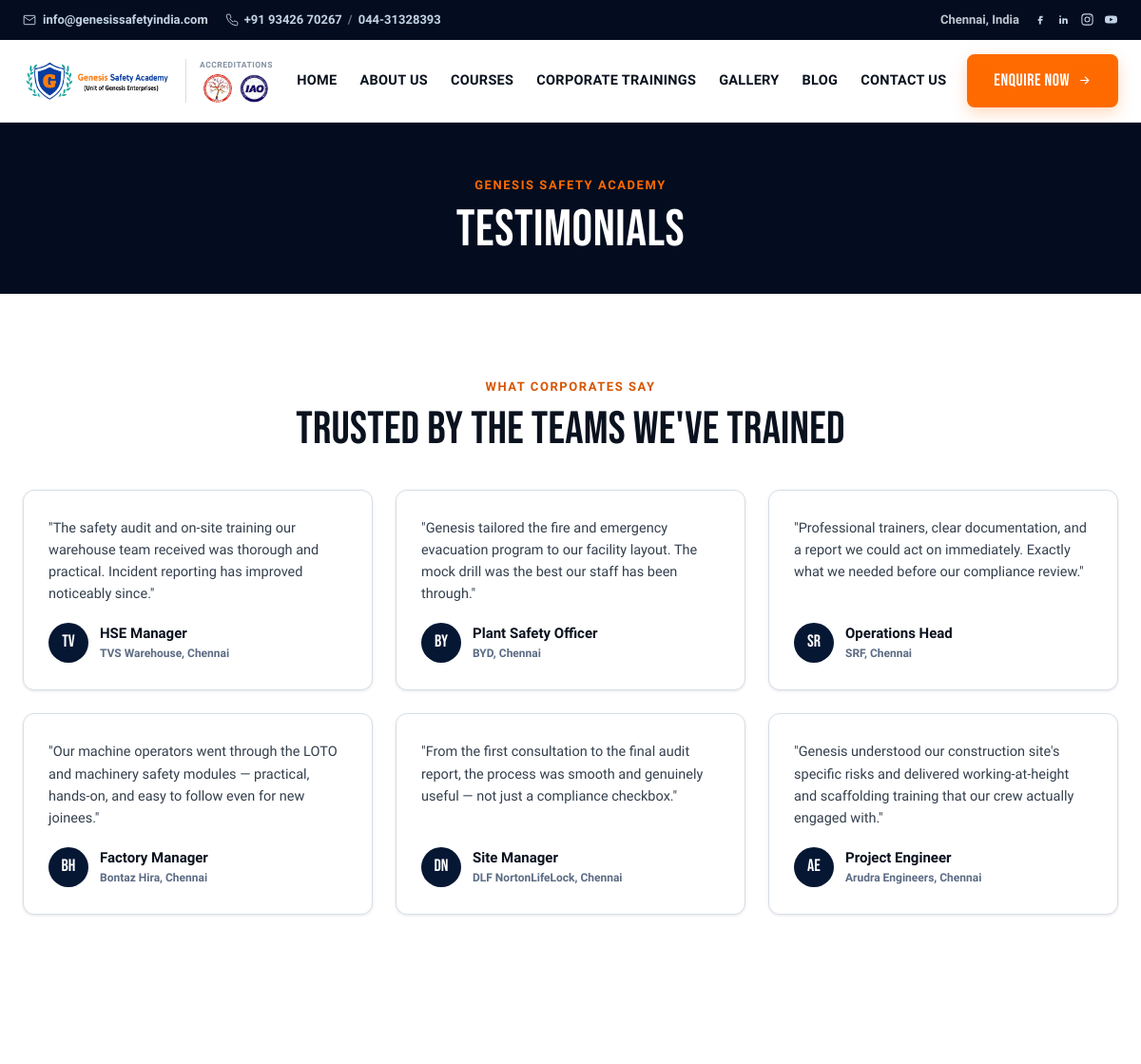
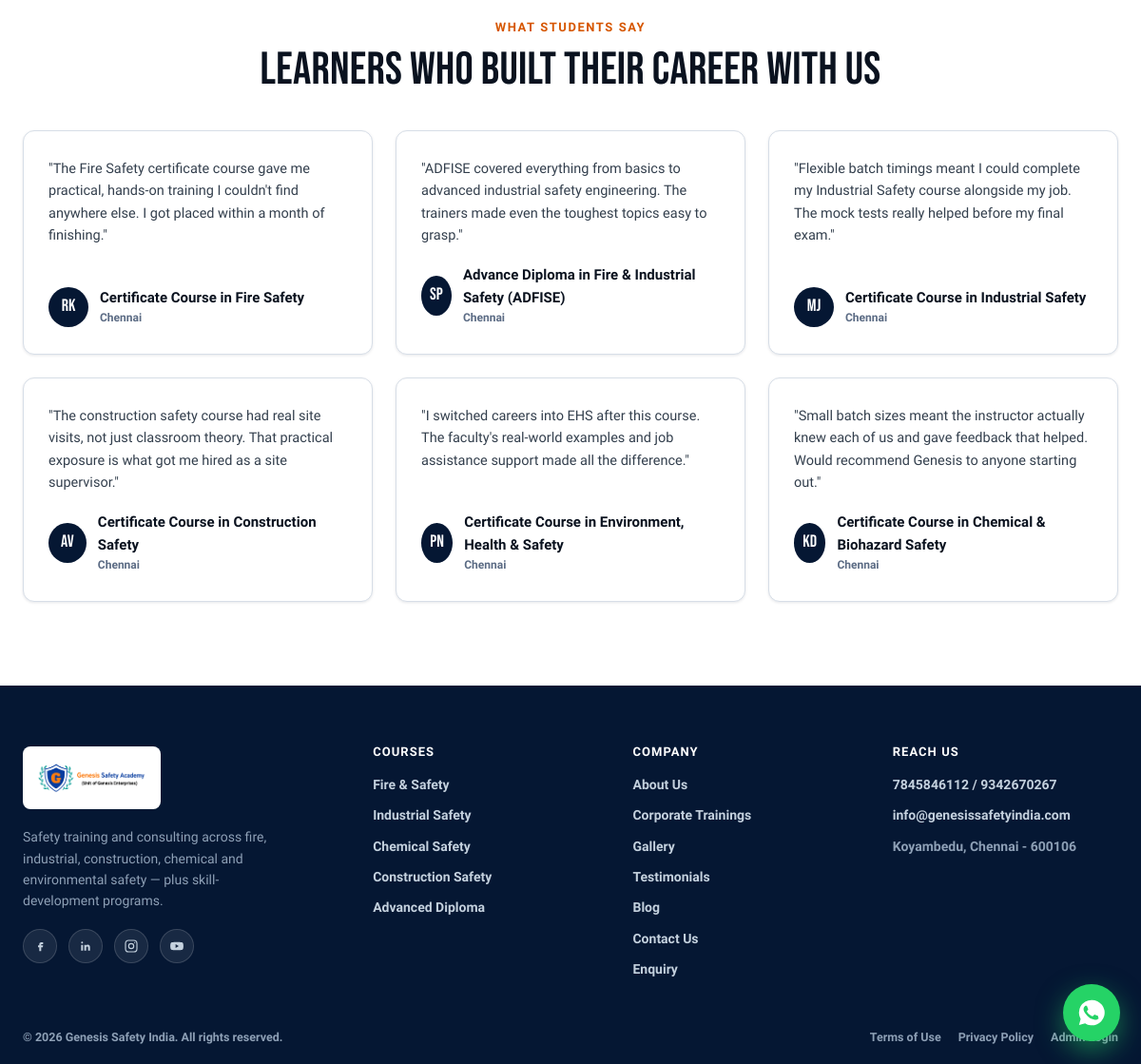
Screenshot of /testimonials.php with the database file from the repository (2 pictures, top to bottom).
### tables this page shows
CREATE TABLE IF NOT EXISTS testimonials (
  id INT AUTO_INCREMENT PRIMARY KEY,
  type ENUM('corporate','student') NOT NULL,
  quote TEXT NOT NULL,
  author_name VARCHAR(160) NOT NULL,
  author_meta VARCHAR(160) DEFAULT NULL,
  avatar_initials VARCHAR(4) DEFAULT NULL,
  logo_path VARCHAR(255) DEFAULT NULL,
  video_path VARCHAR(255) DEFAULT NULL,
  sort_order INT NOT NULL DEFAULT 0,
  created_at TIMESTAMP DEFAULT CURRENT_TIMESTAMP,
  updated_at TIMESTAMP DEFAULT CURRENT_TIMESTAMP ON UPDATE CURRENT_TIMESTAMP
);

### includes/db.php (called while the page is built, shortened)
<?php
function db(): PDO {
    static $pdo = null;
    if ($pdo === null) {
        $dsn = 'mysql:host=' . DB_HOST . ';dbname=' . DB_NAME . ';charset=utf8mb4';
        try {
            $pdo = new PDO($dsn, DB_USER, DB_PASS, [
                PDO::ATTR_ERRMODE => PDO::ERRMODE_EXCEPTION,
                PDO::ATTR_DEFAULT_FETCH_MODE => PDO::FETCH_ASSOC,
            ]);
        } catch (PDOException $e) {
            http_response_code(500);
            die('Database connection failed. Check config.php credentials. (' . htmlspecialchars($e->getMessage()) . ')');
        }
    }
    return $pdo;
}

### includes/functions.php (called while the page is built, shortened)
<?php
function h(?string $value): string {
    return htmlspecialchars($value ?? '', ENT_QUOTES, 'UTF-8');
}

### testimonials.php (the view, shortened to what this page needs)
<?php
require_once __DIR__ . '/includes/db.php';
require_once __DIR__ . '/includes/functions.php';
$corporate = db()->query("SELECT * FROM testimonials WHERE type='corporate' ORDER BY sort_order ASC, id ASC")->fetchAll();
$students = db()->query("SELECT * FROM testimonials WHERE type='student' ORDER BY sort_order ASC, id ASC")->fetchAll();
function render_testimonial_card(array $t): void {
    $videoAttr = !empty($t['video_path']) ? ' data-video="' . h($t['video_path']) . '"' : '';
    ?>
    <div class="blueprint testimonial-card"<?= $videoAttr ?>>
      <p>"<?= h($t['quote']) ?>"</p>
      <div class="testimonial-author">
        <?php if (!empty($t['logo_path'])): ?>
          <span class="avatar avatar-logo"><img src="<?= h($t['logo_path']) ?>" alt="<?= h($t['author_meta']) ?> logo" /></span>
        <?php else: ?>
          <span class="avatar"><?= h($t['avatar_initials'] ?: '?') ?></span>
        <?php endif; ?>
        <span>
          <span class="author-name"><?= h($t['author_name']) ?></span>
          <span class="author-city"><?= h($t['author_meta']) ?></span>
        </span>
      </div>
    </div>
    <?php
}
require __DIR__ . '/includes/site-header.php';
?>
<section class="page-header">
  <div class="container">
    <span class="eyebrow">Genesis Safety Academy</span>
    <h1>Testimonials</h1>
  </div>
</section>
<section class="testimonials" id="corporate">
  <div class="section-head-center">
    <span class="eyebrow eyebrow-flame">What Corporates Say</span>
    <h2>Trusted by the teams we've trained</h2>
  </div>
  <div class="testimonial-grid">
    <?php foreach ($corporate as $t) render_testimonial_card($t); ?>
  </div>
</section>
<section class="testimonials" id="students">
  <div class="section-head-center">
    <span class="eyebrow eyebrow-flame">What Students Say</span>
    <h2>Learners who built their career with us</h2>
  </div>
  <div class="testimonial-grid">
    <?php foreach ($students as $t) render_testimonial_card($t); ?>
  </div>
</section>
<?php require __DIR__ . '/includes/site-footer.php'; ?>

### styles.css (style rules this page uses)
:root { --ink: #0a121f; --color-text: #0a121f; --color-bg: #ffffff; --color-surface: #eef2f7; --color-accent: #0a3d8f; --color-accent-100: #e6edf8; --color-accent-300: #9db8e0; --color-accent-600: #0a3d8f; --color-accent-700: #082f6e; --color-accent-800: #06234f; --color-accent-900: #051733; --navy-950: #030d1f; --flame: #ff6a00; --flame-600: #d65600; --flame-100: #ffe7d3; --wa: #25d366; --color-divider: #d7dee7; --footer-bg: #051733; --font-heading: 'Bebas Neue', 'Barlow Condensed', system-ui, sans-serif; --font-body: 'Source Sans 3', system-ui, sans-serif; --r-sm: 8px; --r-md: 12px; --r-lg: 16px; --r-pill: 999px; --shadow-sm: 0 1px 3px rgba(5, 23, 51, 0.10); --shadow-md: 0 6px 16px rgba(5, 23, 51, 0.12); --shadow-lg: 0 20px 40px rgba(5, 23, 51, 0.16); --shadow-flame: 0 6px 16px rgba(255, 106, 0, 0.25); }
* { margin: 0; padding: 0; box-sizing: border-box; }
html { scroll-behavior: smooth; }
body { font-family: var(--font-body); color: var(--color-text); background: var(--color-bg); font-size: 16px; line-height: 1.6; overflow-x: hidden; }
h1, h2, h3, h4, h5 { font-family: var(--font-heading); font-weight: 400; line-height: 0.98; letter-spacing: 0.01em; text-transform: uppercase; margin: 0; }
.container { width: 100%; max-width: 1240px; margin: 0 auto; padding: 0 24px; }
.blueprint { position: relative; background: #fff; border: 1px solid var(--color-divider); border-radius: var(--r-md); box-shadow: var(--shadow-sm); transition: box-shadow 0.2s ease, transform 0.2s ease, border-color 0.2s ease; }
.eyebrow { display: block; font-family: var(--font-body); font-weight: 700; font-size: 13px; letter-spacing: .12em; text-transform: uppercase; color: var(--color-accent); margin-bottom: 10px; }
.eyebrow-flame { color: var(--flame-600); }
h2 { font-size: clamp(32px, 4vw, 50px); line-height: 0.98; letter-spacing: .005em; }
.section-head-center { text-align: center; margin-bottom: 40px; }
.page-header { background: var(--navy-950); padding: 56px 0 40px; text-align: center; }
.page-header .eyebrow { color: var(--flame); }
.page-header h1 { color: #fff; font-size: clamp(32px, 4.6vw, 54px); max-width: 20ch; margin: 0 auto; }
.testimonials { max-width: 1240px; margin: 0 auto; padding: 88px 24px; }
.testimonial-grid { display: grid; grid-template-columns: repeat(3, 1fr); gap: 24px; }
.testimonial-card { padding: 28px 26px; display: flex; flex-direction: column; gap: 18px; transition: border-color .2s ease, transform .2s ease; }
.testimonial-card p { font-size: 14.5px; color: #333f4d; line-height: 1.6; flex: 1; font-style: normal; }
.testimonial-author { display: flex; align-items: center; gap: 12px; }
.avatar { width: 42px; height: 42px; border-radius: 50%; background: var(--color-accent-900); color: #fff; display: grid; place-items: center; font-family: var(--font-heading); font-weight: 400; font-size: 18px; }
.author-name { display: block; font-family: var(--font-body); font-weight: 700; font-size: 15px; }
.author-city { display: block; font-family: var(--font-body); font-size: 12px; color: #5b6b84; font-weight: 600; }
.testimonial-card { cursor: pointer; position: relative; }

### rows the page displays
testimonials: quote "The safety audit and on-site training our warehouse team received was thorough and practical. Incident reporting has improved noticeably since.", avatar_initials "TV", author_name "HSE Manager", author_meta "TVS Warehouse, Chennai"
testimonials: quote "Genesis tailored the fire and emergency evacuation program to our facility layout. The mock drill was the best our staff has been through.", avatar_initials "BY", author_name "Plant Safety Officer", author_meta "BYD, Chennai"
testimonials: quote "Professional trainers, clear documentation, and a report we could act on immediately. Exactly what we needed before our compliance review.", avatar_initials "SR", author_name "Operations Head", author_meta "SRF, Chennai"
testimonials: quote "Our machine operators went through the LOTO and machinery safety modules — practical, hands-on, and easy to follow even for new joinees.", avatar_initials "BH", author_name "Factory Manager", author_meta "Bontaz Hira, Chennai"
testimonials: quote "From the first consultation to the final audit report, the process was smooth and genuinely useful — not just a compliance checkbox.", avatar_initials "DN", author_name "Site Manager", author_meta "DLF NortonLifeLock, Chennai"
testimonials: quote "Genesis understood our construction site's specific risks and delivered working-at-height and scaffolding training that our crew actually engaged with.", avatar_initials "AE", author_name "Project Engineer", author_meta "Arudra Engineers, Chennai"
testimonials: quote "The Fire Safety certificate course gave me practical, hands-on training I couldn't find anywhere else. I got placed within a month of finishing.", avatar_initials "RK", author_name "Certificate Course in Fire Safety", author_meta "Chennai"
testimonials: quote "ADFISE covered everything from basics to advanced industrial safety engineering. The trainers made even the toughest topics easy to grasp.", avatar_initials "SP", author_name "Advance Diploma in Fire & Industrial Safety (ADFISE)", author_meta "Chennai"
testimonials: quote "Flexible batch timings meant I could complete my Industrial Safety course alongside my job. The mock tests really helped before my final exam.", avatar_initials "MJ", author_name "Certificate Course in Industrial Safety", author_meta "Chennai"
testimonials: quote "The construction safety course had real site visits, not just classroom theory. That practical exposure is what got me hired as a site supervisor.", avatar_initials "AV", author_name "Certificate Course in Construction Safety", author_meta "Chennai"
testimonials: quote "I switched careers into EHS after this course. The faculty's real-world examples and job assistance support made all the difference.", avatar_initials "PN", author_name "Certificate Course in Environment, Health & Safety", author_meta "Chennai"
testimonials: quote "Small batch sizes meant the instructor actually knew each of us and gave feedback that helped. Would recommend Genesis to anyone starting out.", avatar_initials "KD", author_name "Certificate Course in Chemical & Biohazard Safety", author_meta "Chennai"
